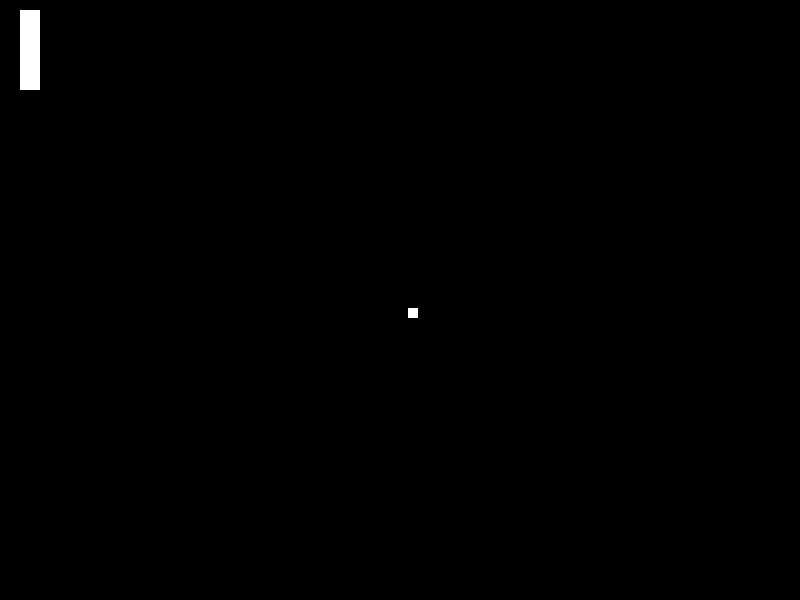
Frame 1 (no input)
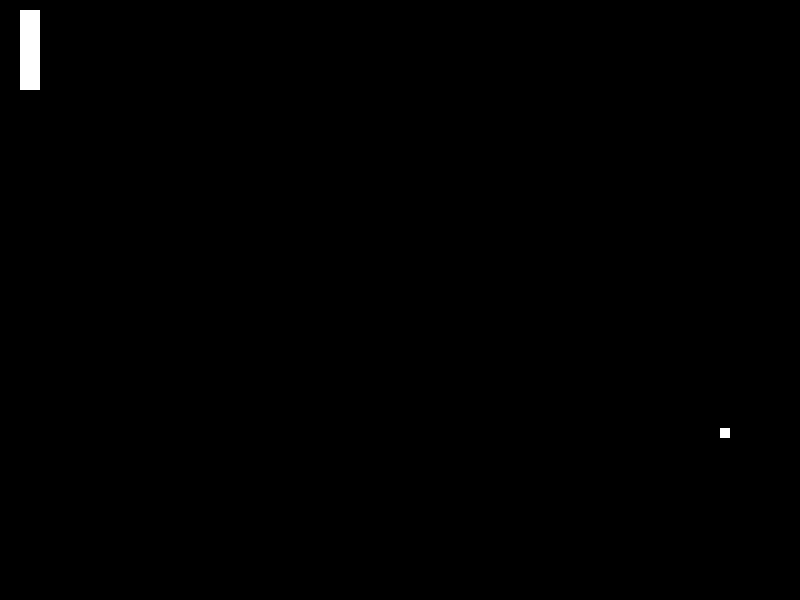
Frame 60 (no input)
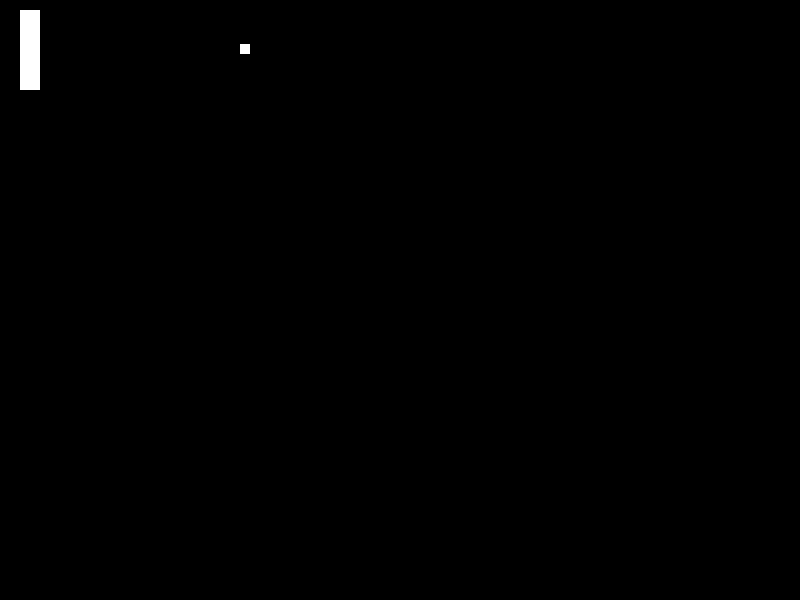
Frame 120 (the mouse pressed at the canvas centre since frame 60)

The p5.js sketch that drew these frames (run headless with seeded random() and noise() and a simulated clock; from frame 60 on, the mouse is pressed at the canvas centre):

// p5.js sketch
// ── sketch.js
var p1 = {};
var ball = {};

var PWIDTH = 20;
var PHEIGHT = 80;
var P1X = 20;
var P1BOUNDR = P1X + PWIDTH;
var P1BOUNDL = P1X;
var BSPD = 8;

function setup() {
    createCanvas(800,600);

    p1.x = P1X;
    p1.y = 10;

    resetBall();
}

function draw() {
    clear();

    background(0);
    strokeWeight(0);
    fill(255);

    // player

    if ( keyIsDown(UP_ARROW) && p1.y >= 10 ) {
        p1.y -=10;
    } else if ( keyIsDown(DOWN_ARROW) && p1.y <= 550 ) {
        p1.y +=10;
    }

    rect(p1.x, p1.y, PWIDTH, PHEIGHT);

    // ball

    if (ball.x >= 800) {
        ball.dirX = 0;
    } else if (ball.x <= 0) {
        ball.dirX = 1;
    }

    if (ball.y >= 600) {
        ball.dirY = 0;
    } else if (ball.y <= 0) {
        ball.dirY = 1;
    }

    if (ball.dirX) {
        ball.x += BSPD;
    } else if (!ball.dirX) {
        ball.x -= BSPD;
    }

    if (ball.dirY) {
        ball.y += BSPD;
    } else if (!ball.dirY) {
        ball.y -= BSPD;
    }

    rect(ball.x, ball.y, 10, 10);

    // reset - P1

    if ((ball.dirX == 0) && ball.x <= P1BOUNDR && ball.x >= P1BOUNDL && (ball.y < p1.y || ball.y > p1.y + PHEIGHT)) {
        resetBall();
    }

    // collision - P1

    if ((ball.dirX == 0) && ball.x <= P1BOUNDR && ball.x >= P1BOUNDL && ball.y >= p1.y && ball.y <= p1.y + PHEIGHT) {
        ball.dirX = 1;
    }
}

function resetBall() {
    ball.x = 400;
    ball.y = 300;
    ball.dirX = 1;
    ball.dirY = random([0, 1]);
}
